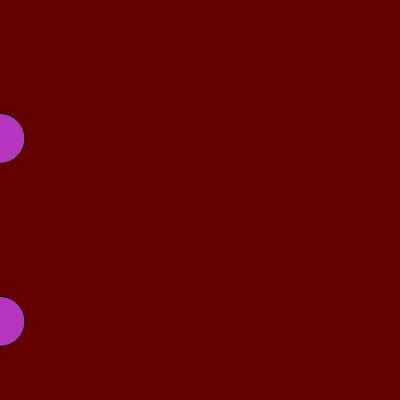
Frame 1 (no input)
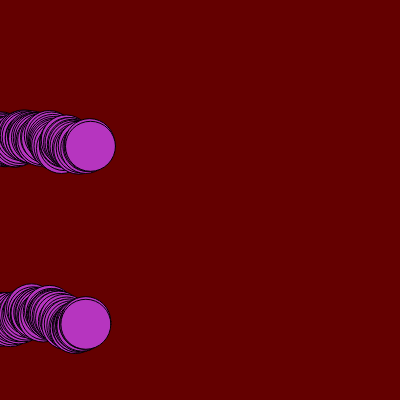
Frame 60 (no input)
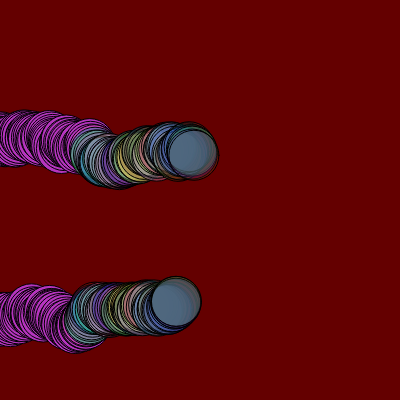
Frame 120 (the mouse pressed at the canvas centre since frame 60)

The p5.js sketch that drew these frames (run headless with seeded random() and noise() and a simulated clock; from frame 60 on, the mouse is pressed at the canvas centre):

// p5.js sketch
// ── sketch.js
let cor;
let circleX;
let circleY;

function setup() {
 createCanvas(400, 400);
 background (100, 0, 0);
 cor = color(random(255), random(255), random(255));
 circleX = [0, 0];
 circleY = [random(height),random(height)];
}

function draw() {
 fill(cor);
 for(let contador in circleX) {
 circle(circleX[contador], circleY[contador], 50);
 circleX[contador] += random(0,3);
 circleY[contador] += random(-3,3);
 if(circleX[contador] >= width){
   circleX[contador] = 0;
   circleY[contador] = random(height);
 }
 
 if(mouseIsPressed) {
   cor = color(random(0, 255),random(0,255), random(0, 255), random(0, 100));
 }
 
}
}
